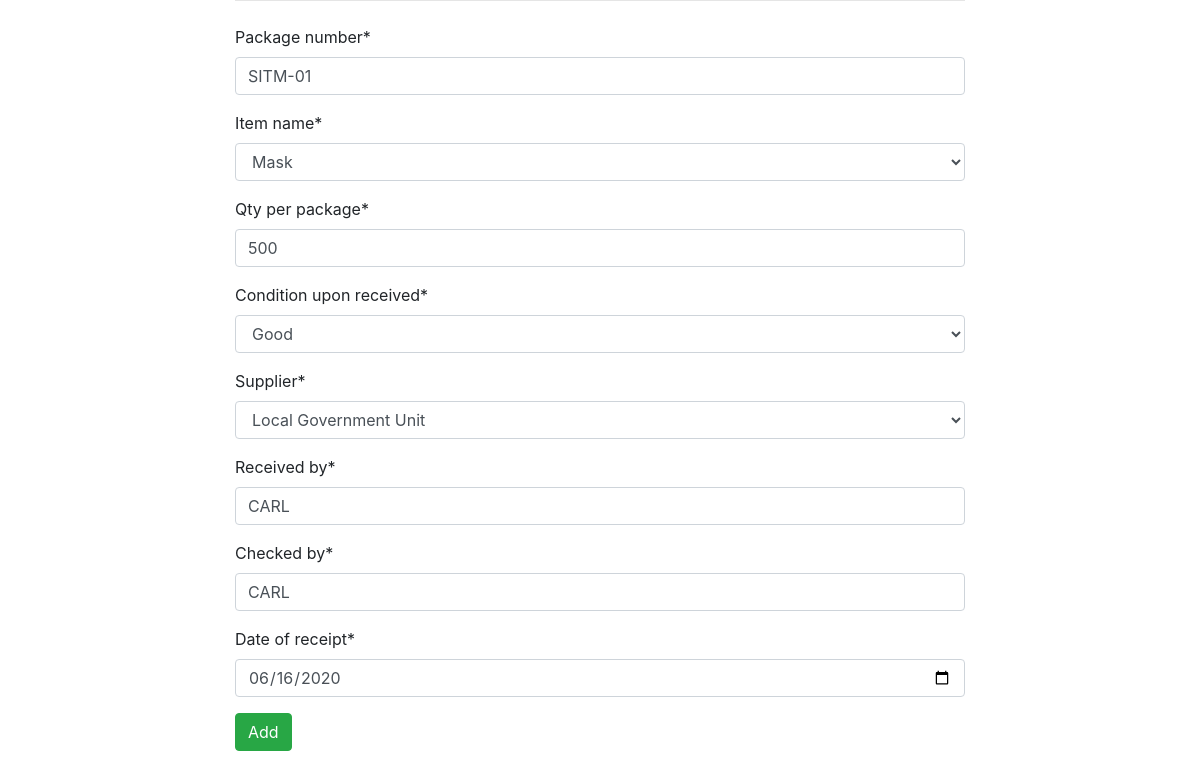
The app's page /update_package/1 (signed in), older data.
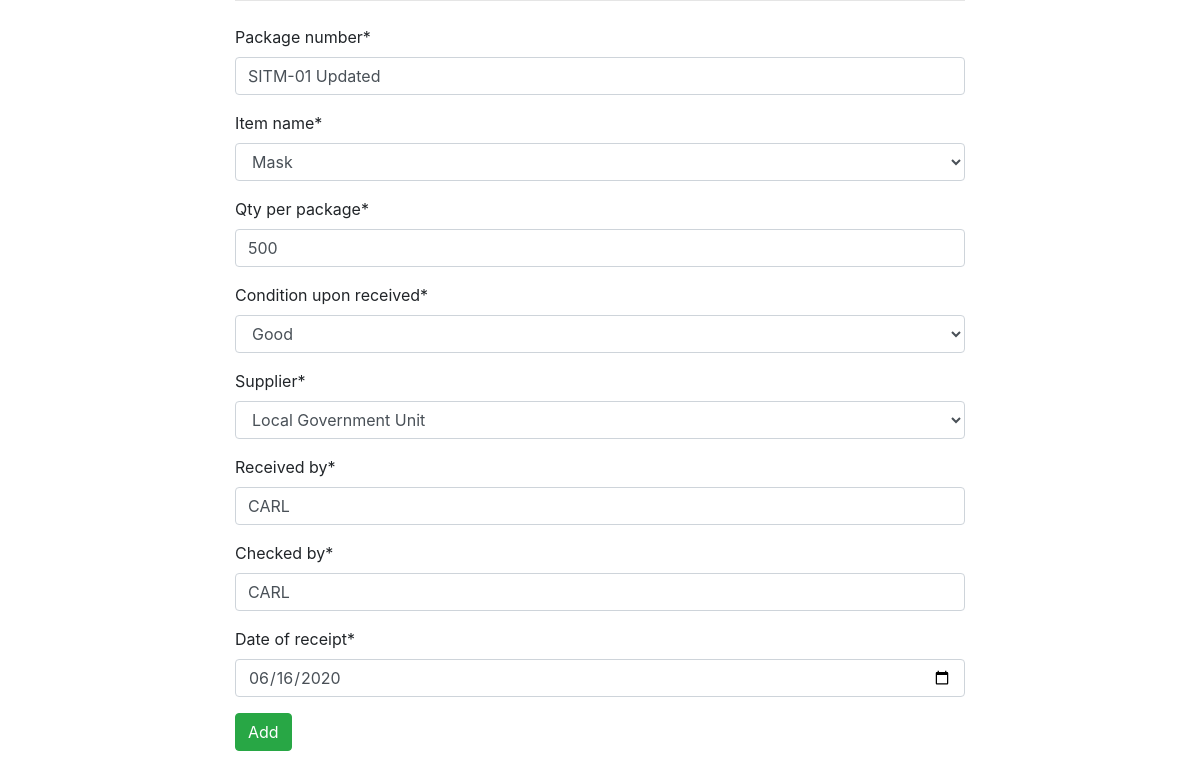
The same page, newer data.
### stocks/models.py (models this page shows, shortened)
class Equipment(models.Model):
    MASK = 'MSK'
    GOWN = 'GWN'
    GOGGLE = 'GOG'
    CAP = 'CPS'
    ITEM_NAME_CHOICES = [
        (MASK, 'Mask'),
        (GOWN, 'Gown'),
        (GOGGLE, 'Goggle'),
        (CAP, 'Cap'),
    ]
    GOOD = 'GOOD'
    BAD = 'BAD'
    CONDITION_CHOICES = [
        (GOOD, 'Good'),
        (BAD, 'Bad'),
    ]
    LGU = 'LG'
    DONATION = 'DN'
    SUPPLIER_CHOICES = [
        (LGU, 'Local Government Unit'),
        (DONATION, 'Donation'),
    ]
    package_number = models.CharField(max_length=200, unique=True)
    item_name = models.CharField(
                    max_length=3,
                    choices=ITEM_NAME_CHOICES,
                    default=MASK,
                    )
    qty_per_package = models.IntegerField()
    condition_upon_received = models.CharField(
                    max_length=6,
                    choices=CONDITION_CHOICES,
                    default=GOOD,
                    )
    supplier = models.CharField(
                    max_length=2,
                    choices=SUPPLIER_CHOICES,
                    default=LGU,
                    )
    received_by = models.CharField(max_length=200)
    checked_by = models.CharField(max_length=200)
    date_of_receipt = models.DateField()
    is_deleted = models.BooleanField(default=False)

### stocks/views.py (the view)
# urls.py: path('update_package/<int:pk>', views.update_package, name='update_package')
@login_required
def update_package(request, pk):
    template_name = 'equipment/update_package.html'
    specific_owner = Equipment.objects.get(pk=pk)
    form = EquipmentForm(request.POST or None, instance=specific_owner)
    if  form.is_valid():
        form.save()
        return redirect(home)
    print('Failed to submit')
    context = {
        'form': form
    }
    return render(request, template_name, context=context)

### stocks/forms.py
class EquipmentForm(ModelForm):
    class Meta:
        model = Equipment
        fields = ['package_number', 'item_name',
                    'qty_per_package', 'condition_upon_received',
                    'supplier', 'received_by', 'checked_by',
                    'date_of_receipt']
        widgets = {
            'date_of_receipt': DateInput(), # (A) here
        }

### templates/equipment/update_package.html (shortened to what this page needs)
{% extends 'base.html' %}
{% load crispy_forms_tags %}
{% block content %}
<form action="" method="POST">
    {{ form|crispy }}
    <button type="submit" class="btn btn-success">Add</button>
</form>
{% endblock content %}

Row changes from the older to the newer data that the page shows:
changed Equipment "Mask": package_number "SITM-01" → "SITM-01 Updated"
